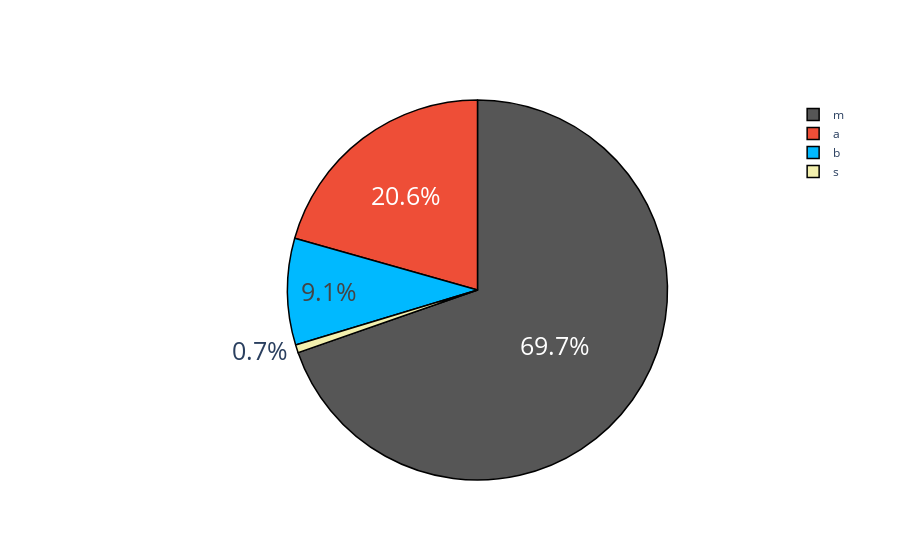

Notebook code for this chart:
### Code cell
import plotly.graph_objects as go
colors = ['#ee4e37','#00b9ff','#f3f0ae','#565656']

fig = go.Figure(data=[go.Pie(labels=df.type,
                             values=df.BAV5)])
fig.update_traces(hoverinfo='label+percent', textinfo='percent', texttemplate='%{percent:.1%}', textfont_size=25,
                  marker=dict(colors=colors, line=dict(color='#000000', width=1.5)))
fig.update_layout({
'plot_bgcolor': 'rgba(0, 0, 0, 0)',
'paper_bgcolor': 'rgba(0, 0, 0, 0)',
})

fig.show()
fig.write_image("figs/bav5_bedforms.png", scale=25)

### Figure 1 — Plotly figure (JSON) as saved in the notebook; plotly's stock layout.template omitted (floating-point values rounded to 4 significant figures)
{"data": [{"hoverinfo": "label+percent", "labels": ["a", "b", "s", "m"], "marker": {"colors": ["#ee4e37", "#00b9ff", "#f3f0ae", "#565656"], "line": {"color": "#000000", "width": 1.5}}, "textfont": {"size": 25}, "textinfo": "percent", "texttemplate": "%{percent:.1%}", "type": "pie", "values": [12.95, 5.701, 0.4189, 43.77]}], "layout": {"paper_bgcolor": "rgba(0, 0, 0, 0)", "plot_bgcolor": "rgba(0, 0, 0, 0)"}}
